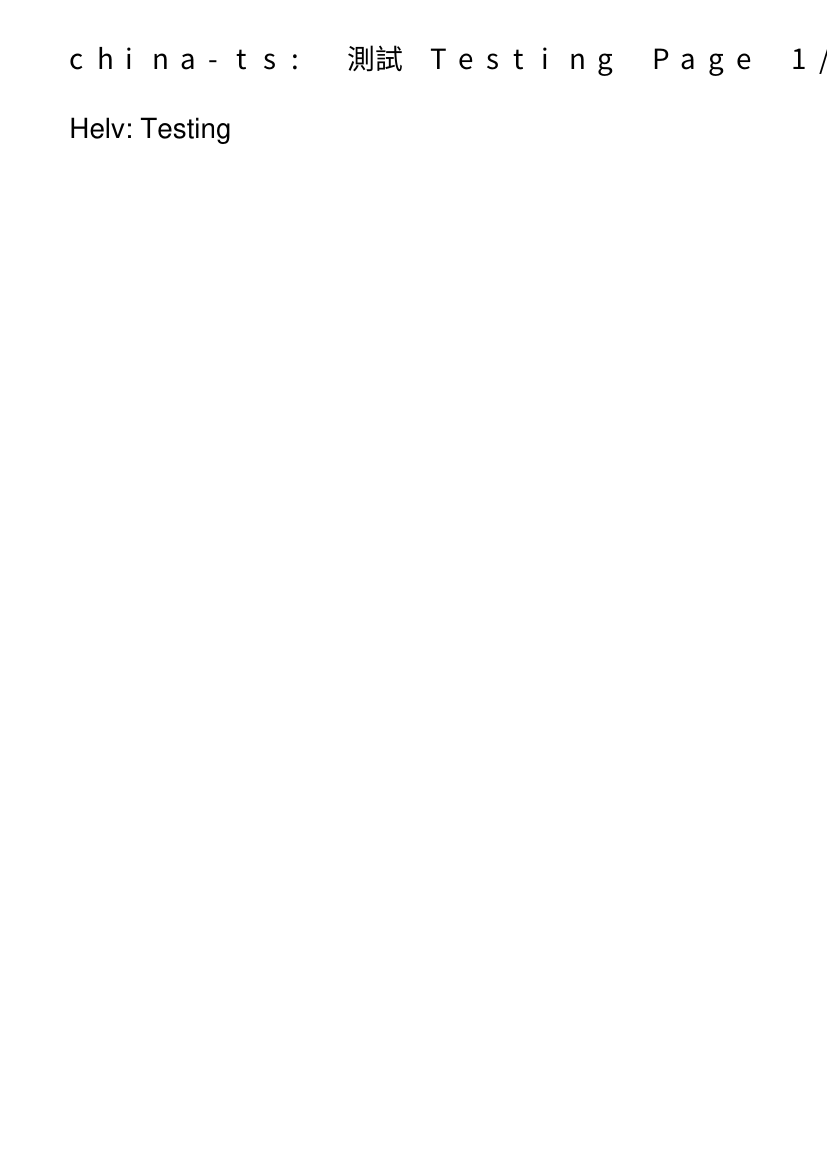

Write the Python code that produced this figure.
import fitz

def test_font():
    doc = fitz.open()
    page = doc.new_page()
    
    text = "測試 Testing Page 1/1"
    
    # Test 1: china-ts
    try:
        page.insert_text((50, 50), f"china-ts: {text}", fontsize=20, fontname="china-ts", color=(0,0,0))
        print("Success: china-ts")
    except Exception as e:
        print(f"Failed: china-ts - {e}")

    # Test 2: Standard helv (no Chinese)
    try:
        page.insert_text((50, 100), "Helv: Testing", fontsize=20, fontname="helv", color=(0,0,0))
        print("Success: helv")
    except Exception as e:
        print(f"Failed: helv - {e}")
        
    doc.save("test_font.pdf")
    print("Saved test_font.pdf")

if __name__ == "__main__":
    test_font()
